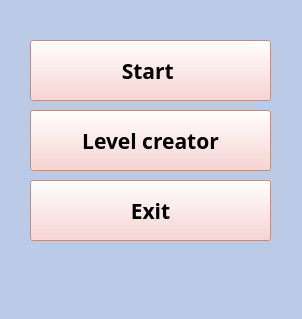
<?xml version="1.0" encoding="UTF-8"?>
<ui version="4.0">
 <class>StartForm</class>
 <widget class="QWidget" name="StartForm">
  <property name="geometry">
   <rect>
    <x>0</x>
    <y>0</y>
    <width>302</width>
    <height>319</height>
   </rect>
  </property>
  <property name="font">
   <font>
    <family>Mongolian Baiti</family>
    <weight>75</weight>
    <italic>false</italic>
    <bold>true</bold>
    <underline>false</underline>
    <strikeout>false</strikeout>
    <stylestrategy>PreferAntialias</stylestrategy>
   </font>
  </property>
  <property name="cursor">
   <cursorShape>ArrowCursor</cursorShape>
  </property>
  <property name="mouseTracking">
   <bool>false</bool>
  </property>
  <property name="windowTitle">
   <string>Form</string>
  </property>
  <property name="autoFillBackground">
   <bool>false</bool>
  </property>
  <property name="styleSheet">
   <string notr="true">background-color: rgb(187, 202, 230);</string>
  </property>
  <widget class="QPushButton" name="pushButton">
   <property name="geometry">
    <rect>
     <x>30</x>
     <y>40</y>
     <width>241</width>
     <height>61</height>
    </rect>
   </property>
   <property name="font">
    <font>
     <family>Mongolian Baiti</family>
     <pointsize>16</pointsize>
     <weight>75</weight>
     <italic>false</italic>
     <bold>true</bold>
     <underline>false</underline>
     <strikeout>false</strikeout>
     <stylestrategy>PreferAntialias</stylestrategy>
    </font>
   </property>
   <property name="styleSheet">
    <string notr="true">background-color: rgb(248, 203, 200);</string>
   </property>
   <property name="text">
    <string>Start </string>
   </property>
  </widget>
  <widget class="QPushButton" name="pushButton_2">
   <property name="geometry">
    <rect>
     <x>30</x>
     <y>110</y>
     <width>241</width>
     <height>61</height>
    </rect>
   </property>
   <property name="font">
    <font>
     <family>Mongolian Baiti</family>
     <pointsize>16</pointsize>
     <weight>75</weight>
     <italic>false</italic>
     <bold>true</bold>
     <underline>false</underline>
     <strikeout>false</strikeout>
     <stylestrategy>PreferAntialias</stylestrategy>
    </font>
   </property>
   <property name="styleSheet">
    <string notr="true">background-color: rgb(248, 203, 200);</string>
   </property>
   <property name="text">
    <string>Level creator</string>
   </property>
  </widget>
  <widget class="QPushButton" name="pushButton_3">
   <property name="geometry">
    <rect>
     <x>30</x>
     <y>180</y>
     <width>241</width>
     <height>61</height>
    </rect>
   </property>
   <property name="font">
    <font>
     <family>Mongolian Baiti</family>
     <pointsize>16</pointsize>
     <weight>75</weight>
     <italic>false</italic>
     <bold>true</bold>
     <underline>false</underline>
     <strikeout>false</strikeout>
     <stylestrategy>PreferAntialias</stylestrategy>
    </font>
   </property>
   <property name="styleSheet">
    <string notr="true">background-color: rgb(248, 203, 200);</string>
   </property>
   <property name="text">
    <string>Exit</string>
   </property>
  </widget>
 </widget>
 <resources/>
 <connections/>
</ui>
